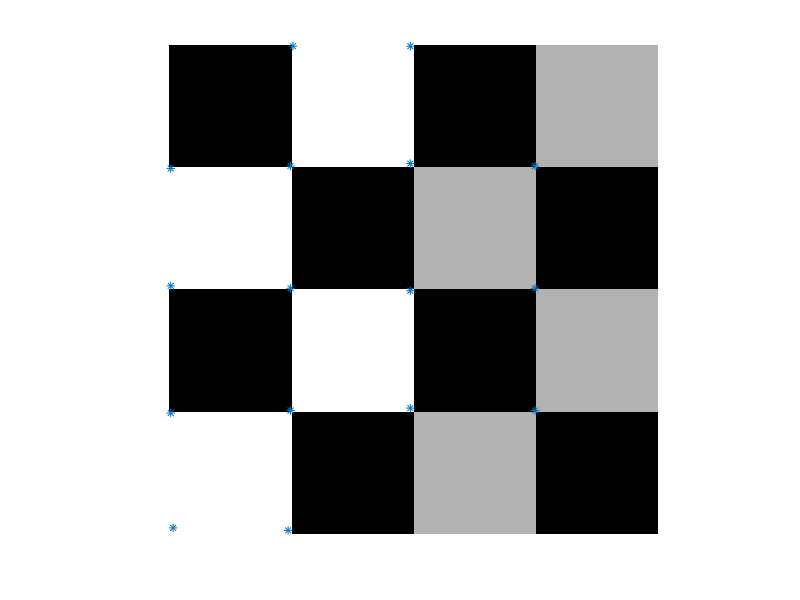
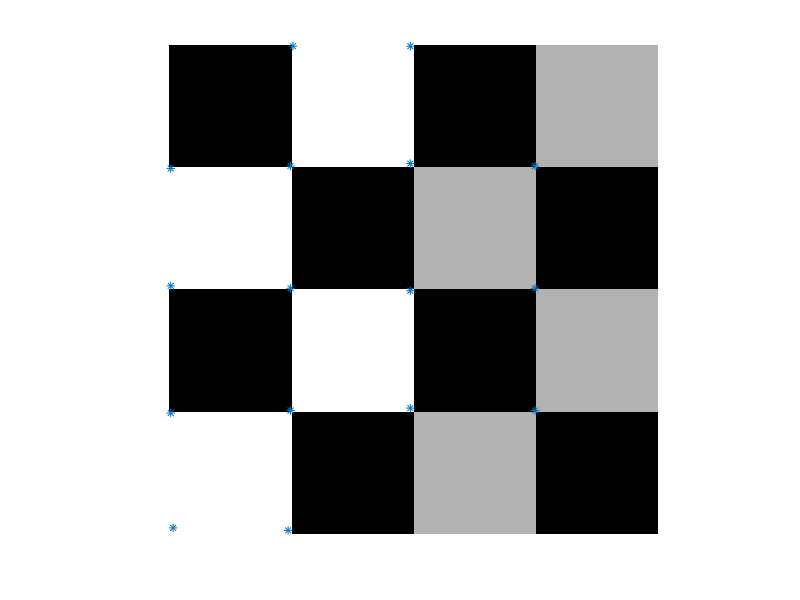

Write MATLAB code to recreate these figures, in order.
im = checkerboard(50,2,2);


sigma = 2 
h = fspecial('gaussian',max(1,fix(6*sigma)), sigma);
im_ = im;

dx = [-1 0 1; -1 0 1; -1 0 1];
dy = [-1 -1 -1; 0 0 0; 1 1 1];

[gx gy] = imgradientxy(im_,'prewitt');


gx = imfilter(gx.*gx,h,'same');
gy = imfilter(gy.*gy,h,'same');
gxy = imfilter(gx.*gy,h,'same');



im_x = imfilter(im_,dx,'same');
im_y = imfilter(im_,dy,'same');


imx = im_x.*im_x;
imy = im_y.*im_y;
imxy = (im_x.*im_y).*(im_x.*im_y);

imx =  imfilter(imx, h,'same');
imy = imfilter(imy,h,'same');
imxy = imfilter(imxy,h,'same');

R = (imx .* imy) - 0.04 * ((imx+imy).^2);
R2 = (gx .* gy) - 0.04 * ((gx+gy).^2);



Rmx = colfilt(R, [ 6 6 ], 'sliding', @max);
Rn = (R==Rmx) & (R>0.5);
[ m n ]= find(Rn);
figure, imshow(im), axis image, hold on;
plot(n,m,'*');
hold off;
R2mx = colfilt(R2, [6 6], 'sliding', @max); 
R2n = (R2 == R2mx) & (R2>0.5);
[a b] = find(R2n);

figure, imshow(im),axis image, hold on;
plot(b, a, '*');

